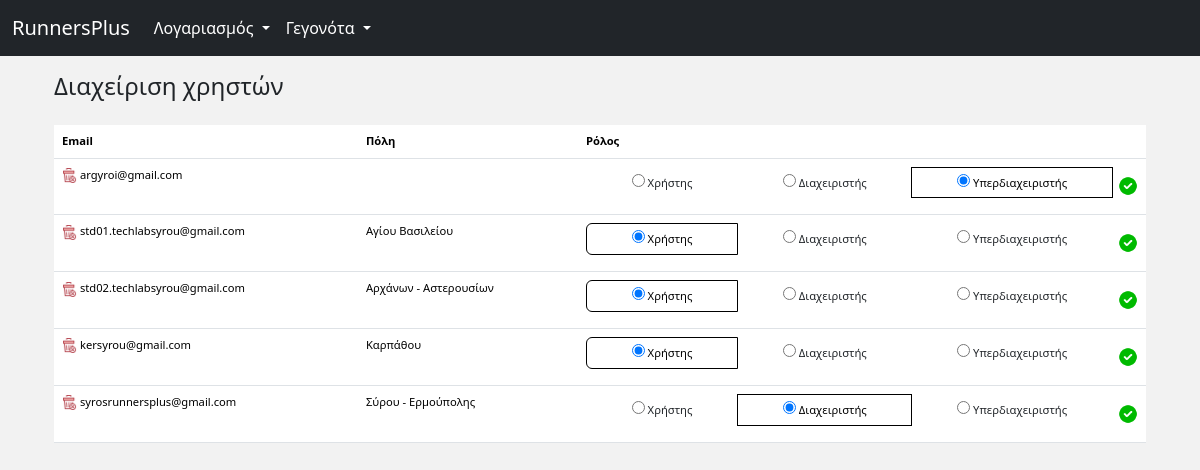
Screenshot of /crud_users (signed in) with the database file from the repository.
### RacePlus/models.py (models this page shows, shortened)
class User(db.Model, UserMixin):
    id = db.Column(db.Integer, primary_key=True)
    email = db.Column(db.String(50), unique=True, nullable=False)
    password = db.Column(db.String(60), nullable=False)
    date_created = db.Column(db.DateTime, default=datetime.utcnow)
    confirmed = db.Column(db.Boolean, default=False)
    details = db.relationship('UserDetails', backref='parent', lazy=True, uselist=False)
    enroll = db.relationship('Event', secondary=user_event, backref='enrolled')

class UserDetails(db.Model):
    id = db.Column(db.Integer, primary_key=True)
    firstname = db.Column(db.String(30))
    lastname = db.Column(db.String(30))
    gender = db.Column(db.String(7)) #Άντρας, Γυναίκα, Άλλο
    phone = db.Column(db.String(15))
    year_of_birth = db.Column(db.String(4))
    club = db.Column(db.String(60))
    region = db.Column(db.String(30))
    city = db.Column(db.String(30))
    role = db.Column(db.String(11), default='user')  # "super_admin", "admin", "user"
    image_file = db.Column(db.String(40), default='default.jpg')
    user_id = db.Column(db.Integer, db.ForeignKey('user.id'),nullable=False)

### RacePlus/routes.py (the view, shortened to what this page needs)
@app.route('/crud_users', methods=['GET', 'POST'])
@login_required
def crud_users():
    if current_user.details=='user':
        return redirect(url_for('dashboard_user'))
    elif current_user.details=='admin':
        return redirect(url_for('dashboard_admin'))
    all_users = User.query.join(User.details).order_by(asc(UserDetails.city)).all()
    return render_template('crud_users.html', all_users = all_users)

### RacePlus/routes.py (called while the page is built)
@login_manager.user_loader
def load_user(user_id):
    return User.query.get(int(user_id))

### RacePlus/templates/crud_users.html (shortened to what this page needs)
{% extends 'base.html' %}
{% block content %}
    {%include "navbar.html" %}
    <div class="container mt-3">
        <div class="container">
            <h4 class="mt-3">Διαχείριση χρηστών</h4>
            <div class="table-responsive">
            <table class="table mt-3">
                <thead>
                    <tr>
                        <th class="small">Email</th>
                        <th class="small">Πόλη</th>
                        <th class="small">Ρόλος</th>
                    </tr>
                </thead>
                <tbody>
                    {% for user in all_users %}
                        <tr class="bg-light text-dark ">
                        <td class="small">
                            <form method="POST" action="{{ url_for('crud_users') }}" class="hidden-form" onsubmit="return confirmDelete('{{ user.email }}')">
                                <button type="submit" name="delete_button" style="background:none;border:none;padding:0;">
                                    <img src="{{ url_for('static', filename='images/delete.png') }}" alt="Διαγραφή" style="width:15px;height:15px;" title="Διαγραφή χρήστη">
                                    <span title="Διαγραφή χρήστη">{{ user.email }}</span>
                                </button>
                            </form>
                        </td>
                        <td class="small">{{ user.details.city }}</td>
                        <td class="small">
                            <form method="post">
                                <div class="btn-group btn-group-toggle d-sm-flex flex-wrap small" data-toggle="buttons">
                                    <label class="btn {% if user.details.role == 'user' %}active{% endif %}  mb-2" style="font-size: 0.7rem; display: inline-block; width: auto;">
                                        <input type="radio" name="role" id="user_radio_{{ user.id }}" value="user" {% if user.details.role=='user' %} checked {% endif %}> Χρήστης
                                    </label>
                                    <label class="btn {% if user.details.role == 'admin' %}active{% endif %}  mb-2" style="font-size: 0.7rem; display: inline-block; width: auto;">
                                        <input type="radio" name="role" id="admin_radio_{{ user.id }}" value="admin" {% if user.details.role=='admin' %} checked {% endif %}> Διαχειριστής
                                    </label>
                                    <label class="btn {% if user.details.role == 'super_admin' %}active{% endif %}  mb-2" style="font-size: 0.7rem; display: inline-block; width: auto;">
                                        <input type="radio" name="role" id="super_admin_radio_{{ user.id }}" value="super_admin" {% if user.details.role=='super_admin' %} checked {% endif %}> Υπερδιαχειριστής
                                    </label>
                                    <form method="POST" action="{{ url_for('crud_users') }}" class="hidden-form">
                                        <button type="submit" name="update_button" style="background:none;border:none;padding:0;">
                                        <img src="{{ url_for('static', filename='images/check.png') }}" alt="Ενημέρωση" style="width:20px;height:20px;">
                                        </button>
                                    </form>
                                </div>
                            </form>
                        </td>
                    </tr>
                    {% endfor %}
                </tbody>
            </table>
</div>
        </div>
    </div>
    {% endblock %}

### RacePlus/templates/base.html (shortened to what this page needs)
<!DOCTYPE html>
<html lang="en">
<head>
    <link rel="stylesheet" href="{{ url_for('static', filename='bootstrap-5.3.3/css/bootstrap.min.css') }}">
    <link href="https://unpkg.com/boxicons@2.1.4/css/boxicons.min.css" rel="stylesheet" />
    <link href="https://stackpath.bootstrapcdn.com/font-awesome/4.7.0/css/font-awesome.min.css" rel="stylesheet">
    <link rel="stylesheet" href="{{ url_for('static', filename='styles.css') }}">
</head>
<body style="background-color: #f2f2f2;">
    {% block content %}
    {% endblock %}
</body>
</html>

### RacePlus/templates/navbar.html (shortened to what this page needs)
<nav class="navbar navbar-expand-lg navbar-dark bg-dark">
  <div class="container-fluid">
    <a class="navbar-brand">RunnersPlus</a>
    <div class="collapse navbar-collapse" id="navbarNav">
      <ul class="navbar-nav">
        {% if current_user.is_authenticated %}
            <li class="nav-item dropdown">
              <a class="nav-link dropdown-toggle active" href="#" id="navbarDropdownMenuLink" role="button" data-bs-toggle="dropdown" aria-expanded="false">
                Λογαριασμός
              </a>
            </li>
        {% else %}
          <li class="nav-item">
            <a class="nav-link active" aria-current="page" href="{{ url_for('register') }}">Εγγραφή</a>
          </li>
        {% endif %}
        {%if current_user.is_authenticated %}
            {%if current_user.details.role=="admin" or current_user.details.role=="super_admin"%}
            <li class="nav-item dropdown">
              <a class="nav-link dropdown-toggle active" href="#" id="navbarDropdownMenuLink" role="button" data-bs-toggle="dropdown" aria-expanded="false">
                Γεγονότα
              </a>
            </li>
              {% endif %}
          {%else%}
          <li class="nav-item">
            <a class="nav-link active" aria-current="page" href="{{ url_for('show_events') }}">Γεγονότα</a>
          </li>
        {% endif %}
      </ul>
    </div>
  </div>
</nav>

### RacePlus/static/styles.css (style rules this page uses)
.hidden-form { display: inline; background: none; border: none; padding: 0; margin: 0; }
tr { font-size: 0.8rem; }
body { font-family: 'Segoe UI', Tahoma, Geneva, Verdana, sans-serif; margin: 0; padding: 0; background-color: #d2e3e8; }

### rows the page displays
User: email "argyroi@gmail.com", role "☐ Χρήστης", role "☐ Διαχειριστής", role "☑ Υπερδιαχειριστής"
User: email "std01.techlabsyrou@gmail.com", details.city "Αγίου Βασιλείου", role "☑ Χρήστης", role "☐ Διαχειριστής", role "☐ Υπερδιαχειριστής"
User: email "std02.techlabsyrou@gmail.com", details.city "Αρχάνων - Αστερουσίων", role "☑ Χρήστης", role "☐ Διαχειριστής", role "☐ Υπερδιαχειριστής"
User: email "kersyrou@gmail.com", details.city "Καρπάθου", role "☑ Χρήστης", role "☐ Διαχειριστής", role "☐ Υπερδιαχειριστής"
User: email "syrosrunnersplus@gmail.com", details.city "Σύρου - Ερμούπολης", role "☐ Χρήστης", role "☑ Διαχειριστής", role "☐ Υπερδιαχειριστής"
